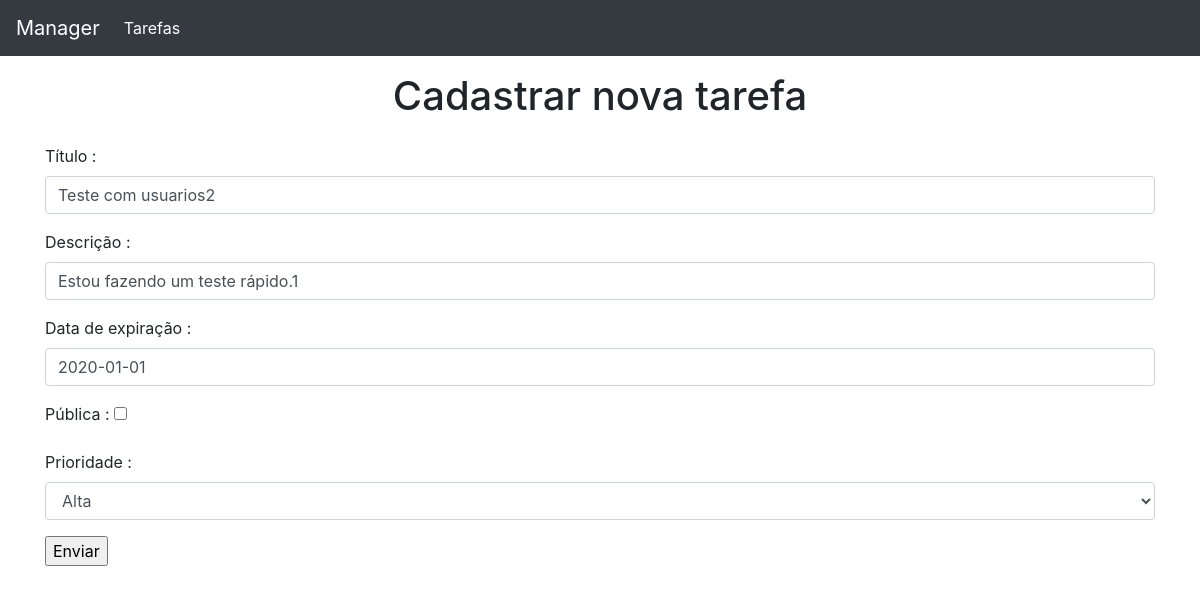
Screenshot of /tarefas/editar/5/ (signed in) with the database file from the repository.
### app/models.py (models this page shows)
class Tarefa(models.Model):
    PRIORIDADE_CHOICES = [
        ('A', "Alta"),
        ('N', "Normal"),
        ('B', "Baixa"),
    ]
    titulo = models.CharField(max_length=30, null=False, blank=False)
    public = models.BooleanField(default=False)
    descricao = models.CharField(max_length=100, null=False, blank=False)
    data_expiracao = models.DateField(null=False, blank=False)
    prioridade = models.CharField(max_length=1, choices=PRIORIDADE_CHOICES, null=False, blank=False)
    usuario = models.ForeignKey(User, null=True, on_delete=models.CASCADE )

### app/views/tarefas_views.py (the view)
# urls.py: path('editar/<int:id>/', editar_tarefas, name="editar_tarefas"),
@login_required
def editar_tarefas(request, id):
    usuario_logado  = request.user.id
    tarefa_especifica = tarefa_service.listar_tarefas_id(id,usuario_logado)
    form_tarefa = TarefaForm(request.POST or None, instance=tarefa_especifica)
    if request.method == 'POST':
        if form_tarefa.is_valid():
            form_tarefa.save()
            return redirect('app:listar_tarefas')
        else:
            redirect('app:editar_tarefas')
    return render(request, 'tarefas/form_tarefa.html', {'form_tarefa':form_tarefa})

### app/forms.py
class TarefaForm(forms.ModelForm):
    class Meta:
        model = Tarefa
        fields = ['titulo','descricao','data_expiracao','public','prioridade']

### app/services/tarefa_service.py (called while the page is built)
def listar_tarefas_id(id,id_user):
    todas_do_user_id = Tarefa.objects.filter(usuario=id_user).all()
    return todas_do_user_id.get(id=id)

### app/templatetags/boot_css.py (called while the page is built)
@register.filter(name='addClass')
def addClass(value, arg):
    return value.as_widget(attrs={'class': arg})

### app/templates/tarefas/form_tarefa.html (shortened to what this page needs)
{% extends 'base.html' %}
{% load boot_css %}
{% block content %}
    <h1 class="text-center p-3">Cadastrar nova tarefa</h1>
    <form  method="POST">
        <div class="form-group">
            <label>Título :</label>
            {{ form_tarefa.titulo|addClass:'form-control' }}
        </div>
        <div class="form-group">
            <label>Descrição :</label>
            {{ form_tarefa.descricao|addClass:'form-control' }}
        </div>
        <div class="form-group">
            <label>Data de expiração :</label>
            {{ form_tarefa.data_expiracao|addClass:'form-control' }}
        </div>
        <div class="form-group">
            <label>Pública :</label>
            {{ form_tarefa.public }}
        </div>
        <div class="form-group">
            <label>Prioridade :</label>
            {{ form_tarefa.prioridade|addClass:'form-control' }}
        </div>
        <div class="form-group">
            <input type="submit" value="Enviar"/>
        </div>
    </form>
{% endblock %}

### rows the page displays
Tarefa: titulo "Teste com usuarios2", descricao "Estou fazendo um teste rápido.1", data_expiracao "2020-01-01", prioridade "Alta"
